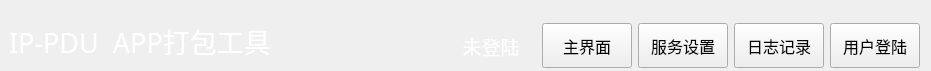
<?xml version="1.0" encoding="UTF-8"?>
<ui version="4.0">
 <class>NavBarWid</class>
 <widget class="QWidget" name="NavBarWid">
  <property name="geometry">
   <rect>
    <x>0</x>
    <y>0</y>
    <width>931</width>
    <height>71</height>
   </rect>
  </property>
  <property name="windowTitle">
   <string>Form</string>
  </property>
  <layout class="QGridLayout" name="gridLayout">
   <property name="leftMargin">
    <number>9</number>
   </property>
   <property name="topMargin">
    <number>21</number>
   </property>
   <property name="bottomMargin">
    <number>0</number>
   </property>
   <item row="0" column="0">
    <widget class="QLabel" name="label">
     <property name="minimumSize">
      <size>
       <width>0</width>
       <height>50</height>
      </size>
     </property>
     <property name="font">
      <font>
       <family>微软雅黑</family>
       <pointsize>20</pointsize>
      </font>
     </property>
     <property name="styleSheet">
      <string notr="true">color: rgb(255, 255, 255);</string>
     </property>
     <property name="text">
      <string>IP-PDU  APP打包工具</string>
     </property>
     <property name="alignment">
      <set>Qt::AlignLeading|Qt::AlignLeft|Qt::AlignTop</set>
     </property>
    </widget>
   </item>
   <item row="0" column="2">
    <widget class="QLabel" name="userLab">
     <property name="minimumSize">
      <size>
       <width>90</width>
       <height>0</height>
      </size>
     </property>
     <property name="font">
      <font>
       <family>微软雅黑</family>
       <pointsize>14</pointsize>
      </font>
     </property>
     <property name="contextMenuPolicy">
      <enum>Qt::PreventContextMenu</enum>
     </property>
     <property name="styleSheet">
      <string notr="true">color: rgb(255, 255, 255);</string>
     </property>
     <property name="text">
      <string>未登陆</string>
     </property>
     <property name="alignment">
      <set>Qt::AlignCenter</set>
     </property>
    </widget>
   </item>
   <item row="0" column="1">
    <spacer name="horizontalSpacer">
     <property name="orientation">
      <enum>Qt::Horizontal</enum>
     </property>
     <property name="sizeHint" stdset="0">
      <size>
       <width>52</width>
       <height>20</height>
      </size>
     </property>
    </spacer>
   </item>
   <item row="0" column="6">
    <widget class="QPushButton" name="loginBtn">
     <property name="minimumSize">
      <size>
       <width>90</width>
       <height>0</height>
      </size>
     </property>
     <property name="maximumSize">
      <size>
       <width>230</width>
       <height>45</height>
      </size>
     </property>
     <property name="font">
      <font>
       <family>微软雅黑</family>
       <pointsize>12</pointsize>
      </font>
     </property>
     <property name="text">
      <string>用户登陆</string>
     </property>
    </widget>
   </item>
   <item row="0" column="3">
    <widget class="QPushButton" name="homeBtn">
     <property name="minimumSize">
      <size>
       <width>90</width>
       <height>0</height>
      </size>
     </property>
     <property name="maximumSize">
      <size>
       <width>230</width>
       <height>45</height>
      </size>
     </property>
     <property name="font">
      <font>
       <family>微软雅黑</family>
       <pointsize>12</pointsize>
      </font>
     </property>
     <property name="text">
      <string>主界面</string>
     </property>
    </widget>
   </item>
   <item row="0" column="4">
    <widget class="QPushButton" name="setBtn">
     <property name="minimumSize">
      <size>
       <width>90</width>
       <height>0</height>
      </size>
     </property>
     <property name="maximumSize">
      <size>
       <width>230</width>
       <height>45</height>
      </size>
     </property>
     <property name="font">
      <font>
       <family>微软雅黑</family>
       <pointsize>12</pointsize>
      </font>
     </property>
     <property name="text">
      <string>服务设置</string>
     </property>
    </widget>
   </item>
   <item row="0" column="5">
    <widget class="QPushButton" name="logBtn">
     <property name="minimumSize">
      <size>
       <width>90</width>
       <height>0</height>
      </size>
     </property>
     <property name="maximumSize">
      <size>
       <width>230</width>
       <height>45</height>
      </size>
     </property>
     <property name="font">
      <font>
       <family>微软雅黑</family>
       <pointsize>12</pointsize>
      </font>
     </property>
     <property name="text">
      <string>日志记录</string>
     </property>
    </widget>
   </item>
  </layout>
 </widget>
 <resources/>
 <connections/>
</ui>
